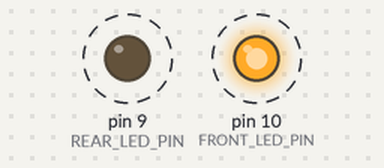
A sketch run on a simulated Arduino Uno, built with avr-gcc and run on an emulated ATmega328P. Parts: output pins drawn as LEDs (lit = HIGH). Dashed ring = blinking.

Above: at 0.5 s.
Timing chart, 0 to 4.6 s (numbered marks = the images above):
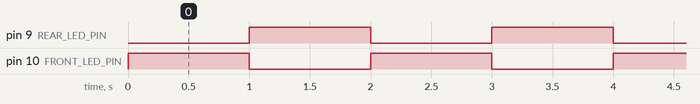

The sketch:

smart_software_project_week2_lab1v1.ino
```cpp
/* Author: Benjamin Haos  */
/* Date: Mar 14, 2016 */

#define FRONT_LED_PIN  10
#define REAR_LED_PIN  9

void setup()
{
  pinMode(FRONT_LED_PIN, OUTPUT);
  pinMode(REAR_LED_PIN, OUTPUT);
}

void loop()
{
  digitalWrite(FRONT_LED_PIN, HIGH);
  digitalWrite(REAR_LED_PIN, LOW);
  delay(1000);

  digitalWrite(FRONT_LED_PIN, LOW);
  digitalWrite(REAR_LED_PIN, HIGH);
  delay(1000);
}
```

Measured:
- by itself, pin 9 (REAR_LED_PIN), pin 10 (FRONT_LED_PIN): alternates HIGH for 1.0 s and LOW for 1.0 s
